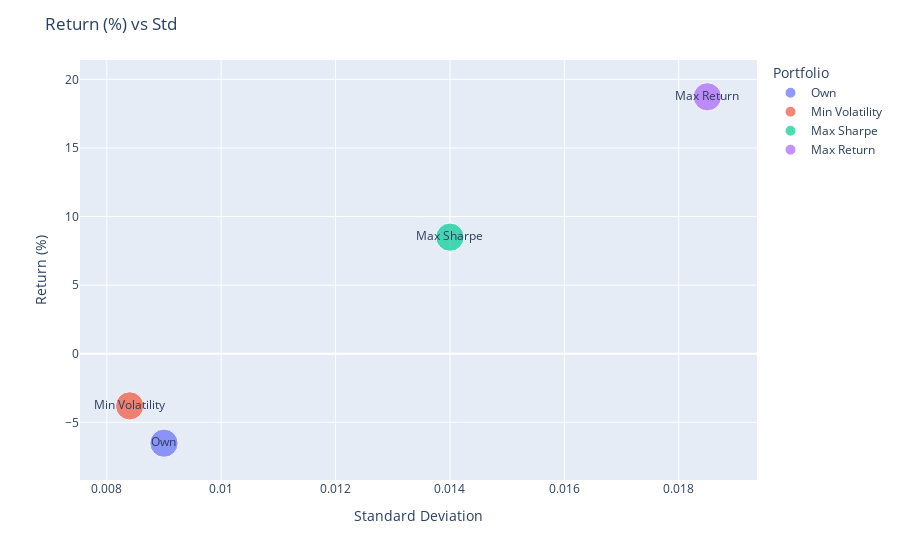

Notebook cell for this chart:
### Code cell
# plot for return and std
fig = px.scatter(df_port_ret_std, x='Std', y='Return (%)', text=df_port_ret_std.index, size=[1]*4, color=df_port_ret_std.index)
fig.update_layout(title='Return (%) vs Std', yaxis_title='Return (%)', xaxis_title='Standard Deviation')
fig.show()

### Figure 1 — Plotly figure (JSON) as saved in the notebook; plotly's stock layout.template omitted (floating-point values rounded to 4 significant figures)
{"data": [{"hovertemplate": "Portfolio=%{text}<br>Std=%{x}<br>Return (%)=%{y}<br>size=%{marker.size}<extra></extra>", "legendgroup": "Own", "marker": {"color": "#636efa", "size": [1], "sizemode": "area", "sizeref": 0.0025, "symbol": "circle"}, "mode": "markers+text", "name": "Own", "orientation": "v", "showlegend": true, "text": ["Own"], "type": "scatter", "x": [0.009], "xaxis": "x", "y": [-6.52], "yaxis": "y"}, {"hovertemplate": "Portfolio=%{text}<br>Std=%{x}<br>Return (%)=%{y}<br>size=%{marker.size}<extra></extra>", "legendgroup": "Min Volatility", "marker": {"color": "#EF553B", "size": [1], "sizemode": "area", "sizeref": 0.0025, "symbol": "circle"}, "mode": "markers+text", "name": "Min Volatility", "orientation": "v", "showlegend": true, "text": ["Min Volatility"], "type": "scatter", "x": [0.0084], "xaxis": "x", "y": [-3.8], "yaxis": "y"}, {"hovertemplate": "Portfolio=%{text}<br>Std=%{x}<br>Return (%)=%{y}<br>size=%{marker.size}<extra></extra>", "legendgroup": "Max Sharpe", "marker": {"color": "#00cc96", "size": [1], "sizemode": "area", "sizeref": 0.0025, "symbol": "circle"}, "mode": "markers+text", "name": "Max Sharpe", "orientation": "v", "showlegend": true, "text": ["Max Sharpe"], "type": "scatter", "x": [0.014], "xaxis": "x", "y": [8.5], "yaxis": "y"}, {"hovertemplate": "Portfolio=%{text}<br>Std=%{x}<br>Return (%)=%{y}<br>size=%{marker.size}<extra></extra>", "legendgroup": "Max Return", "marker": {"color": "#ab63fa", "size": [1], "sizemode": "area", "sizeref": 0.0025, "symbol": "circle"}, "mode": "markers+text", "name": "Max Return", "orientation": "v", "showlegend": true, "text": ["Max Return"], "type": "scatter", "x": [0.0185], "xaxis": "x", "y": [18.73], "yaxis": "y"}], "layout": {"legend": {"itemsizing": "constant", "title": {"text": "Portfolio"}, "tracegroupgap": 0}, "margin": {"t": 60}, "title": {"text": "Return (%) vs Std"}, "xaxis": {"anchor": "y", "domain": [0, 1], "title": {"text": "Standard Deviation"}}, "yaxis": {"anchor": "x", "domain": [0, 1], "title": {"text": "Return (%)"}}}}
